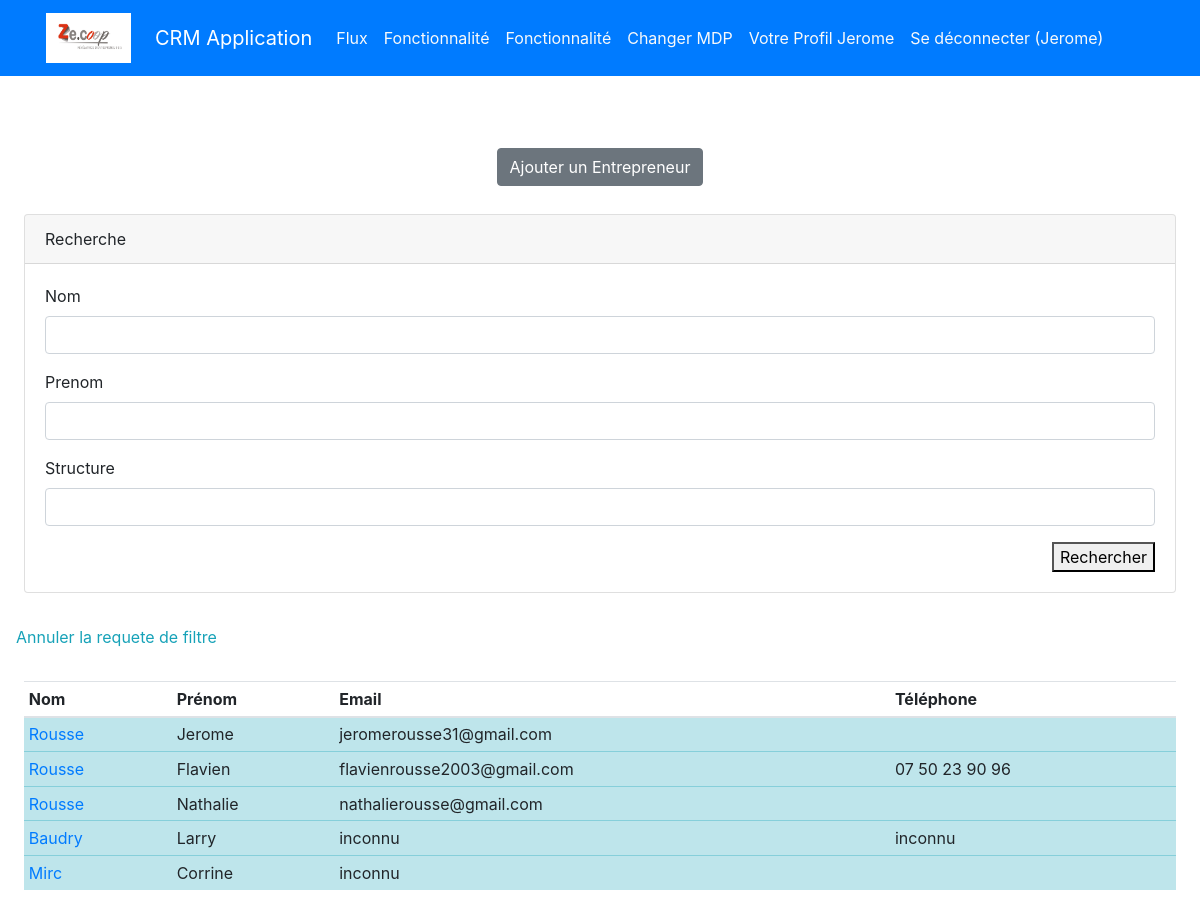
/home/ (signed in), run on an earlier commit of the app's database.
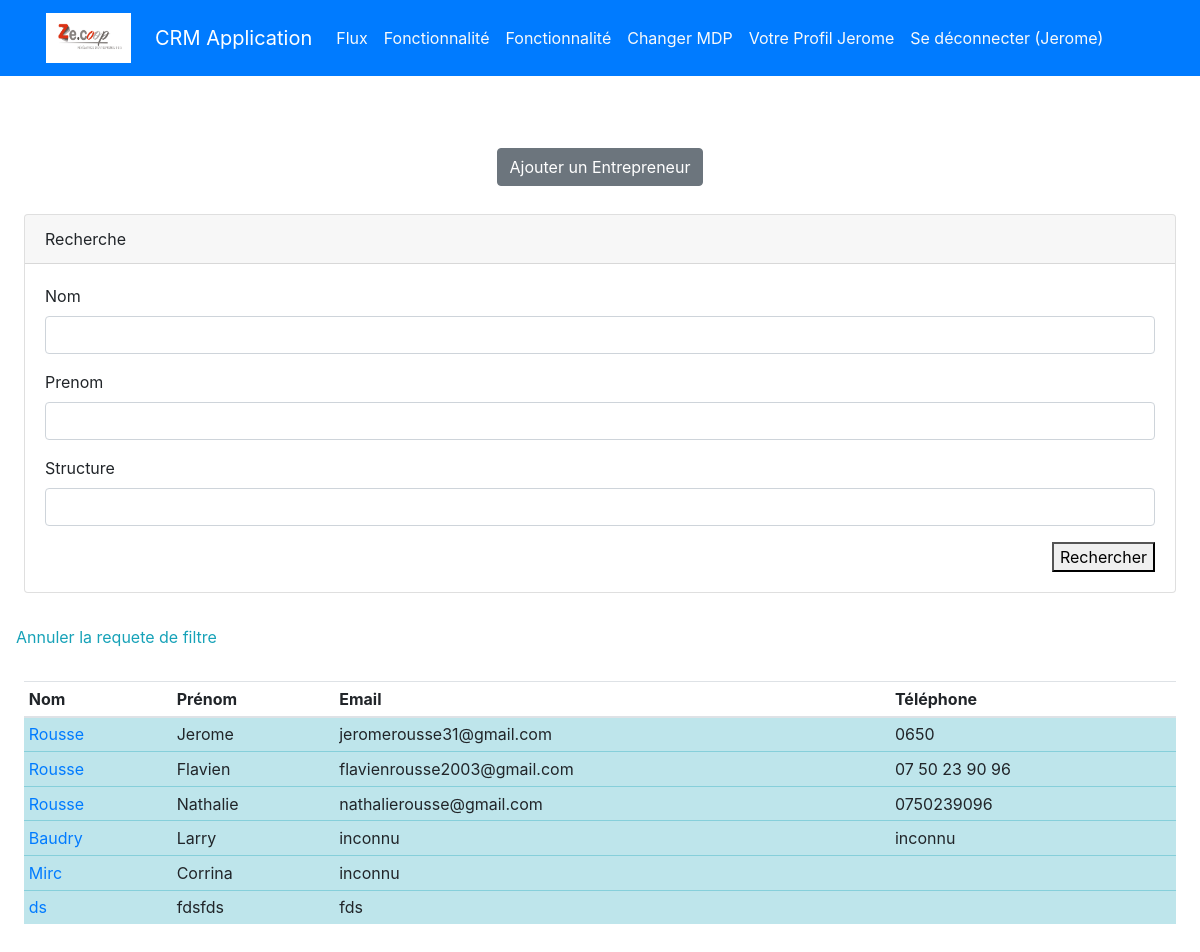
And on a later commit of the database.
### authentification/models.py (models this page shows)
class User(AbstractUser):
    pass

### appflux/models.py (models this page shows, shortened)
class Entrepreneur(models.Model):
    nom = models.CharField (max_length=30,)
    prenom = models.CharField(max_length=30, verbose_name="prénom")
    matricule = models.CharField(max_length=30, blank=True)
    photo = models.ImageField(default='avatar.jpg', upload_to='entrepreneur_avatars', blank=True,)
    telephone = models.CharField(max_length=15 ,blank=True, verbose_name="téléphone")
    structure = models.CharField(max_length=40, choices=STRUCTURE,)
    email = models.CharField(max_length=150,)
    nationalite = models.CharField(max_length=150, verbose_name="nationalité")
    naissance = models.CharField(max_length=100, verbose_name="pays de naissance",)
    numero = models.CharField( max_length=15 ,verbose_name="numéro de téléphone professionel", blank=True)
    adresse_postal = models.CharField(max_length=200, verbose_name="Code")
    adresse = models.CharField(max_length=200, blank=True, null=True)
    securite_social = models.CharField(max_length=240, blank=True, verbose_name=" Numéro de sécurité social")
    date_naissance = models.DateField(verbose_name="date de naissance")
    ville = models.CharField(max_length=120, verbose_name="lieu de résidence", blank=True )
    fonction = models.CharField(max_length=240, blank=True,)
    date_entree = models.DateField(blank=True, null= True, verbose_name="date d'entrée dans la CAE")
    debut = models.DateField(blank=True, null=True, verbose_name="date du début du contrat")
    motif = models.CharField(max_length=240, blank=True, verbose_name=' Contrat de travail', choices=TRAVAIL)
    activite = models.CharField(max_length=40, blank=True, verbose_name="type de activité", choices=ACTIVITE)
    manager = models.ForeignKey(User, on_delete=models.CASCADE, null=True, blank=True)

### appflux/views.py (the view)
# urls.py: 2. Add a URL to urlpatterns:  path('', views.home, name='home')
@login_required
def home(request):
    liste = Entrepreneur.objects.all()
    if request.method == "POST":
        form = EntrepreneurFiltre(request.POST)
        if form.is_valid():
            base_url = reverse('home')
            query_string = urlencode(form.cleaned_data)
            url = '{}?{}'.format(base_url, query_string)
            return redirect (url)
    else:
        form = EntrepreneurFiltre()
        nom_form = request.GET.get("nom","")
        prenom_form = request.GET.get("prenom","")
        structure_form = request.GET.get("structure","")
        if nom_form is not None:
            liste = liste.filter(nom__icontains=nom_form)
            form.fields['nom'].initial = nom_form
        if prenom_form is not None:
            liste = liste.filter(prenom__icontains=prenom_form)
            form.fields['prenom'].initial = prenom_form
        if structure_form is not None:
            liste = liste.filter(structure__icontains=structure_form)
            form.fields['structure'].initial = structure_form
    return render(request, "appflux/home.html", locals())

### appflux/forms.py
class EntrepreneurFiltre(Form):
    nom = CharField(max_length=100, required=False)
    prenom = CharField(max_length=100, required=False)
    structure = CharField(max_length=100, required=False)

### appflux/templates/appflux/home.html (shortened to what this page needs)
{% extends 'base.html' %}
{% block content %}
{% load crispy_forms_tags %}
<div class ="text-center" >
    <a href = "{% url 'creer_personne'  %}" class="btn btn-secondary"> Ajouter un Entrepreneur</a>
</div>
<div class = "row p-4">
    <div class = "col-sm-12 mt-1">
        <div class="card">
            <div class="card-header">
                Recherche
            </div>
            <form action=" {% url 'home' %}" method="post">
                <div class="card-body">
                    {{ form|crispy }}
                    <div class="text-right" >
                    <button class="btn-btn-info" type="submit">Rechercher</button>
                </div>
                </div>
            </form>
        </div>
    </div>
</div>
<a class="nav-link text-info" href="{% url 'home' %}">Annuler la requete de filtre</a>
<div class="table-responsive-sm p-4">
    <table class="table table-sm">
        <thead>
            <tr>
                <th scope="col">Nom</th>
                <th scope="col">Prénom</th>
                <th scope="col">Email</th>
                <th scope="col">Téléphone</th>
            </tr>
        </thead>
        <tbody>
            {% for entrepreneur in  liste %}
            <tr class="table-info">
                <td><a href="{% url 'entrepreneur_detail' entrepreneur.id %}">{{entrepreneur.nom}}</a></td>
                <td>{{entrepreneur.prenom}}</td>
                <td>{{entrepreneur.email}}</td>
                <td>{{entrepreneur.telephone}}</td>
            </tr>
            {% endfor %}
        </tbody>
    </table>
  </div>
{% endblock content %}

### templates/base.html (shortened to what this page needs)
<!doctype html>
{% load static %}
<html lang="en">
<head>
    <link rel="stylesheet" href="https://cdn.jsdelivr.net/npm/bootstrap@4.3.1/dist/css/bootstrap.min.css"
>
</head>
<body>
<div class="bg-primary">
    <div class="container">
        <div class="row">
            <nav class="col navbar navbar-expand-lg navbar-dark">
                <img class="navbar-brand mr-4" src="{% static 'logo.jpg' %}" width="85" height="60" alt="Logo" accept=".jpg,.jpeg,.png"></br>
                <a class="navbar-brand" href="{% url 'home' %}">CRM Application</a>
                <div id="navbarContent" class="collapse navbar-collapse">
                    <ul class="navbar-nav">
                        {% if user.is_authenticated %}
                        <li class="nav-item ">
                            <a class="nav-link text-light"
                               href="{% url 'home' %}">Flux</a>
                        <li class="nav-item">
                            <a class="nav-link text-light"
                               href="{% url 'home' %}">Fonctionnalité</a>
                        </li>
                        <li class="nav-item">
                            <a class="nav-link text-light"
                               href="{% url 'home' %}">Fonctionnalité</a>
                        </li>
                        <li class="nav-item ">
                            <a class="nav-link text-light"
                               href="{% url 'password_change' %}">Changer
                                MDP</a>
                        </li>
                        <li class="nav-item ">
                            <a class= "nav-link text-light"href="{% url 'profile' %}" title="Update my profile">Votre Profil {{request.user | title}}</a>
                        </li>
                        <li class="nav-item ">
                            <a class="nav-link text-light" href="{% url 'logout' %}">Se
                                déconnecter ({{ request.user }})</a>
                        {% endif %}
                    </ul>
                </div>
            </nav>
        </div>
    </div>
</div>
{% block content %}
{% endblock content %}
</body>
</html>

What changed in the data, as far as the page shows it:
changed Entrepreneur "Jerome": telephone (not shown) → "0650"
changed Entrepreneur "Nathalie": telephone (not shown) → "0750239096"
changed Entrepreneur "Mirc": prenom "Corrine" → "Corrina"
added Entrepreneur: nom "ds", prenom "fdsfds", email "fds"
